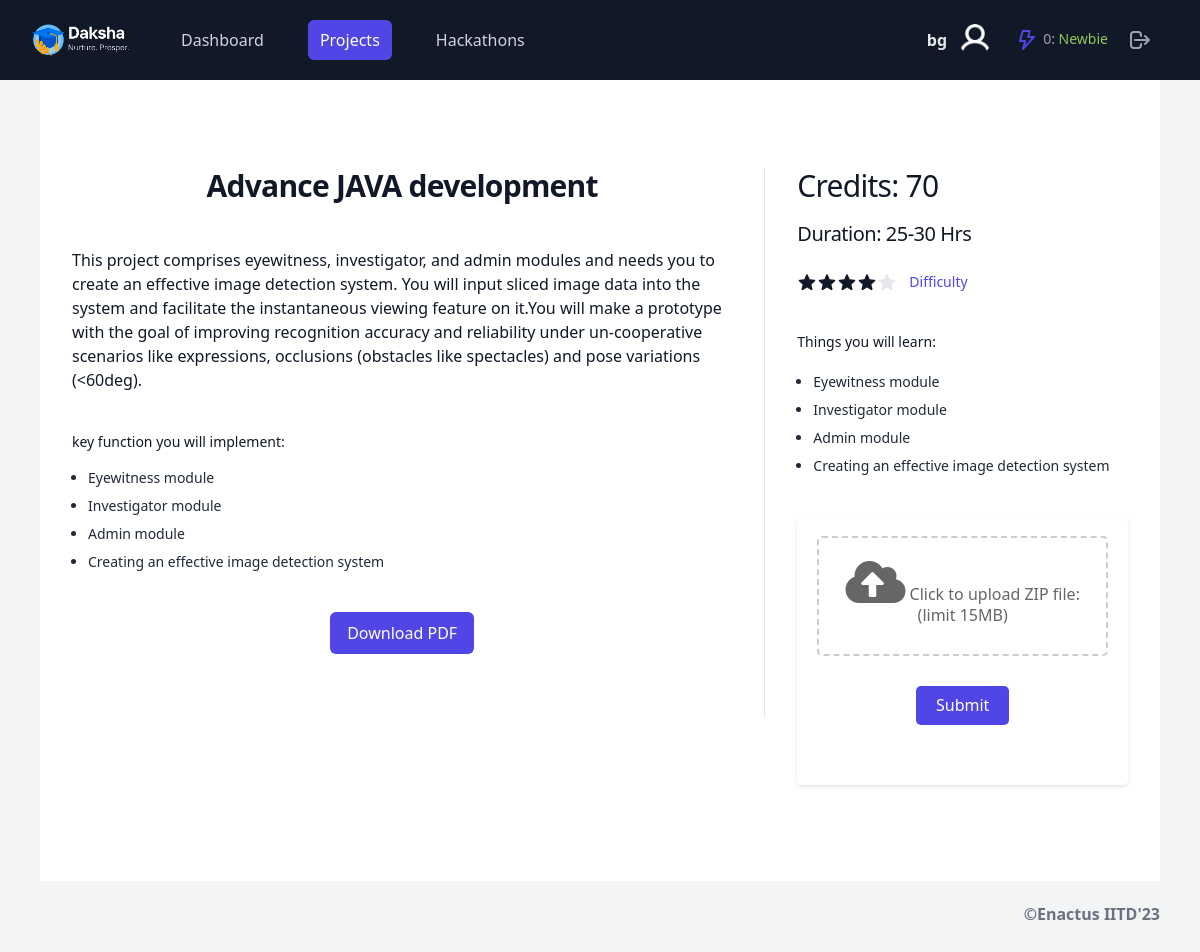
The page /Advance JAVA development/view (signed in) on the database its author committed.
### daksha/models.py (models this page shows, shortened)
class Project(models.Model):
    title = models.CharField(max_length=255, default="Hello")
    duration = models.CharField(max_length=50, default="2hrs")
    category = models.CharField(max_length=50, default="Programming")
    level = models.IntegerField(default = 0)
    skills_req = models.CharField(max_length=255, default="Python Basics")
    credits = models.IntegerField(default=0)
    about_company = models.TextField(default = "")
    content = models.TextField(default = "")
    pdf = models.FileField(upload_to='pdfs/', default = "No pdf")
    logo  = models.ImageField(upload_to = 'images/', default = "Logo")
    image = models.ImageField(upload_to='images/', default = "No image")
    points = models.ManyToManyField(Point, default = list)

class Point(models.Model):
    name = models.CharField(max_length=255, default = "Python")

### daksha/views.py (the view, shortened to what this page needs)
# urls.py: path("<str:title>/view", views.showProject, name = "Show Project"),
@login_required
def showProject(request,title):
    form = SubmissionForm()
    if request.method == 'GET':
        project = Project.objects.filter(title = title)
        if (len(project) == 0):
            return HttpResponseRedirect(reverse("Projects"))
        submission = Submission.objects.filter(project = project[0], user = request.user)
        if len(submission)==0:
            return render(request, 'daksha/view_project.html',{
                'forms': form,
                'project': project[0],
                'username' : request.user.username,
                'email': request.user.email,
                'credits': credits,
            })

### daksha/templates/daksha/view_project.html (shortened to what this page needs)
{% load static %}
<!DOCTYPE html>
<html lang="en">
    <head>
        <link href="{% static 'daksha/view_project.css' %}" rel="stylesheet">
        <link rel="stylesheet" href="https://cdnjs.cloudflare.com/ajax/libs/normalize/8.0.1/normalize.min.css" />
        <link rel="stylesheet" href="https://cdnjs.cloudflare.com/ajax/libs/font-awesome/5.15.3/css/all.min.css" />
    </head>
    <body class="flex bg-gray-100 min-h-screen">
        <div class="flex-grow text-gray-800">
            <header class="flex items-center h-20 px-6 sm:px-10 bg-gray-900 fixed top-0 left-0 w-full z-50">
                <div class="relative w-full max-w-md sm:-ml-2">
                    <div class="flex items-center">
                        <div class="flex-shrink-0">
                            <img class="h-8 w-auto" src="{% static 'daksha/assets/main_logo.png' %}" alt="Your Company" />
                        </div>
                        <div class="hidden md:block">
                            <div class="ml-10 flex items-baseline space-x-4 gap-4">
                                <a href="/Dashboard" class="text-gray-300 hover:bg-gray-700 hover:text-white rounded-md px-3 py-2 text-base font-medium">Dashboard</a>
                                <a href="/Projects" class=" bg-indigo-600 text-white block px-3 py-2 rounded-md text-base font-medium">Projects</a>
                                <a href="/Hackathons" class="text-gray-300 hover:bg-gray-700 hover:text-white rounded-md px-3 py-2 text-base font-medium">Hackathons</a>
                            </div>
                        </div>
                    </div>
                </div>
                <div class="flex flex-shrink-0 items-center ml-auto justify-center">
                    <button class="hidden sm:inline-flex items-center p-2 rounded-lg">
                        <div class="flex flex-col items-end leading-tight">
                            <span class="font-semibold text-gray-200">{{username}}</span>
                        </div>
                        <span class="h-8 w-8 ml-2 sm:ml-3 mr-2 bg-gray-900 rounded-full overflow-hidden">
                            <img src="{% static 'daksha/assets/profile.png' %}" alt="user profile photo" class="h-full w-full object-cover" />
                        </span>
                    </button>
                    <button class="relative p-2 text-gray-400 focus:bg-gray-100 focus:text-gray-600 rounded-full">
                        <img class="h-6 inline-block w-6 rounded-full" src="{% static 'daksha/assets/thunder.png' %}" alt="" />
                        <span class="text-sm">0: <span style="color: rgb(144, 201, 87);">Newbie</span></span>
                    </button>
                   <a href="{% url 'logout' %}"><button class="relative p-2 text-gray-400 hover:bg-gray-100 hover:text-gray-600 focus:bg-gray-100 focus:text-gray-600 rounded-full">
                        <svg aria-hidden="true" fill="none" viewBox="0 0 24 24" stroke="currentColor" class="h-6 w-6">
                            <path stroke-linecap="round" stroke-linejoin="round" stroke-width="2" d="M17 16l4-4m0 0l-4-4m4 4H7m6 4v1a3 3 0 01-3 3H6a3 3 0 01-3-3V7a3 3 0 013-3h4a3 3 0 013 3v1" />
                        </svg>
                    </button>
                </a>
                </div>
            </header>
            <main class="mt-10 p-6 sm:p-10 space-y-6">
                <section class="pt-0">
                 <div class="bg-white">
                    <div class="pt-6">
                        <div class="mx-auto max-w-2xl px-4 pb-16 pt-10 sm:px-6 lg:grid lg:max-w-7xl lg:grid-cols-3 lg:grid-rows-[auto,auto,1fr] lg:gap-x-8 lg:px-8 lg:pb-24 lg:pt-16">
                            <div class="lg:col-span-2 lg:border-r lg:border-gray-200 lg:pr-8">
                                <h1 class="text-2xl font-bold tracking-tight text-gray-900 sm:text-3xl">{{project.title}}</h1>                            </div>
                            <div class="mt-4 lg:row-span-3 lg:mt-0">
                                <p class="text-3xl tracking-tight text-gray-900">Credits: {{project.credits}}</p>
                                <p class="text-xl tracking-tight mt-4 text-gray-900">Duration: {{project.duration}}</p>
                                <div class="mt-6">
                                    <div class="flex items-center">
                                        <div class="flex items-center">
                                        </div>
                                        <a href="#" class="ml-3 text-sm font-medium text-indigo-600 hover:text-indigo-500">Difficulty</a>
                                    </div>
                                </div>
                                <form class="mt-10" action="/{{project.title}}/view" method = "POST" enctype="multipart/form-data">
                                    <div>
                                        <div class="mt-10">
                                            <h3 class="text-sm font-medium text-gray-900 mb-5">Things you will learn:</h3>
                                            <ul role="list" class="list-disc space-y-2 pl-4 text-sm">
                                                {% for point in project.points.all %}
          <li>{{ point.name }}</li>
        {% endfor %}
                                            </ul>
                                        </div>
                                    </div>
                                    <div class="mt-10">
                                        <div class="container">
                                            <div class="project-actions">
                                                <div class="file-upload mb-5">
                                                    <label for="zip-file">
                                                        <i class="fas fa-cloud-upload-alt upload-icon"></i>
                                                        <span class="upload-text">Click to upload ZIP file: (limit 15MB)</span>
                                                    </label>
                                                </div>
                                                <button id="submitButton" type="submit">Submit</button>
                                            </div>
                                        </div>
                                    </div>
                                </form>
                            </div>
                            <div class="py-10 lg:col-span-2 lg:col-start-1 lg:border-r lg:border-gray-200 lg:pb-16 lg:pr-8 lg:pt-6">
                                <div>
                                    <div class="space-y-6">
                                        <p class="text-base text-gray-900">
                                            {{project.content}}
                                        </p>
                                    </div>
                                </div>
                                <div class="mt-10">
                                    <h3 class="text-sm font-medium text-gray-900">key function you will implement:</h3>
                                    <div class="mt-4">
                                        <ul role="list" class="list-disc space-y-2 pl-4 text-sm">
                                            {% for point in project.points.all %}
          <li>{{ point.name }}</li>
        {% endfor %}
                                        </ul>
                                    </div>
                                </div>
                                <div class="mt-10 flex justify-center">
                                    <a href="{{project.pdf.url}}">
                                    <button
                                        class="inline-flex items-center justify-center rounded-md border border-transparent bg-indigo-600 px-4 py-2 text-base font-medium text-white hover:bg-indigo-700 focus:outline-none focus:ring-2 focus:ring-indigo-500 focus:ring-offset-2"
                                    >
                                        Download PDF
                                    </button>
                                    </a>
                                </div>
                            </div>
                        </div>
                    </div>
                </div>
            </section>
                <section class="text-right font-semibold text-gray-500">
                    <p>&copy;Enactus IITD'23</p>
                </section>
            </main>
        </div>
    </body>
</html>

### daksha/templates/daksha/view_project.html (style rules this page uses)
.container { max-width: 37.5rem; margin: 0 auto; padding: 1.25rem; background-color: #fff; border-radius: 0.3125rem; box-shadow: 0 0.125rem 0.25rem rgba(0, 0, 0, 0.1); }
h1 { margin-top: 0; margin-bottom: 1.25rem; text-align: center; color: #333; }
.project-actions { margin-bottom: 1.875rem; text-align: center; }
.project-actions button { display: inline-block; padding: 0.625rem 1.25rem; background-color: #4f46e5; color: #fff; border: none; border-radius: 0.3125rem; cursor: pointer; font-size: 1rem; text-decoration: none; margin: 0.625rem; }
.file-upload { border: 0.125rem dashed #ccc; border-radius: 0.3125rem; padding: 1.25rem; text-align: center; }
.file-upload label { display: block; margin-bottom: 0.625rem; cursor: pointer; }
.file-upload .upload-icon { font-size: 3rem; color: #666; }
.file-upload .upload-text { font-size: 1rem; color: #666; }

### rows shown on the page
Project: title "Advance JAVA development", credits "70", duration "25-30 Hrs", content "This project comprises eyewitness, investigator, and admin modules and needs you to create an effective image detection system. You will input sliced image data into the system and facilitate the instantaneous viewing feature on it.You will make a prototype with the goal of improving recognition accuracy and reliability under un-cooperative scenarios like expressions, occlusions (obstacles like spectacles) and pose variations (<60deg)."
Point: name "Eyewitness module"
Point: name "Investigator module"
Point: name "Admin module"
Point: name "Creating an effective image detection system"

### other values the page prints
{{ username }} "bg"
